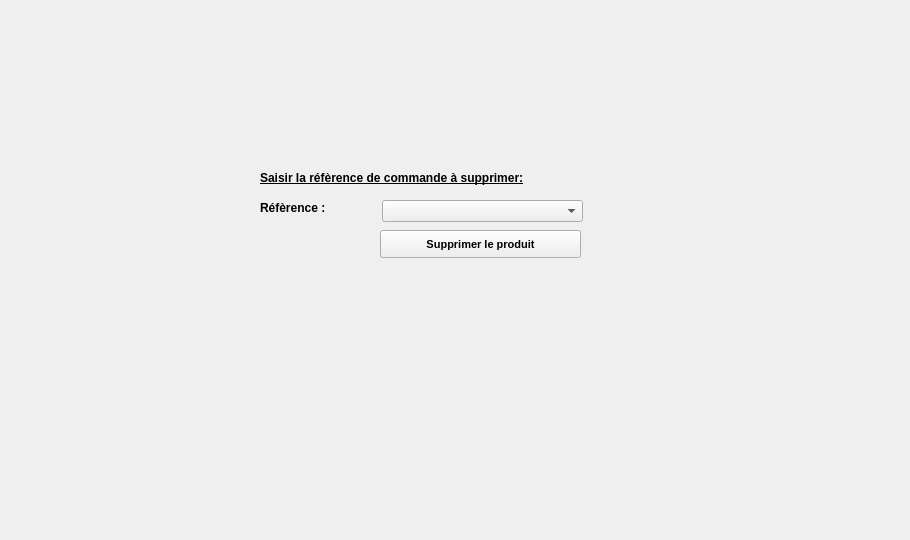
      <widget class="QWidget" name="tab_17">
       <attribute name="title">
        <string>Supprimer un commande</string>
       </attribute>
       <widget class="QLabel" name="backgound_6">
        <property name="geometry">
         <rect>
          <x>-10</x>
          <y>0</y>
          <width>901</width>
          <height>531</height>
         </rect>
        </property>
        <property name="text">
         <string/>
        </property>
       </widget>
       <widget class="QPushButton" name="supprimer_2">
        <property name="geometry">
         <rect>
          <x>380</x>
          <y>230</y>
          <width>201</width>
          <height>28</height>
         </rect>
        </property>
        <property name="font">
         <font>
          <pointsize>8</pointsize>
          <weight>75</weight>
          <bold>true</bold>
          <underline>false</underline>
         </font>
        </property>
        <property name="text">
         <string>Supprimer le produit</string>
        </property>
       </widget>
       <widget class="QLabel" name="reference_sup_2">
        <property name="geometry">
         <rect>
          <x>260</x>
          <y>200</y>
          <width>101</width>
          <height>16</height>
         </rect>
        </property>
        <property name="font">
         <font>
          <pointsize>9</pointsize>
          <weight>75</weight>
          <bold>true</bold>
          <underline>false</underline>
         </font>
        </property>
        <property name="text">
         <string>Réfèrence :</string>
        </property>
       </widget>
       <widget class="QLabel" name="label_28">
        <property name="geometry">
         <rect>
          <x>260</x>
          <y>170</y>
          <width>321</width>
          <height>16</height>
         </rect>
        </property>
        <property name="font">
         <font>
          <pointsize>9</pointsize>
          <weight>75</weight>
          <bold>true</bold>
          <underline>true</underline>
         </font>
        </property>
        <property name="text">
         <string>Saisir la réfèrence de commande à supprimer:</string>
        </property>
       </widget>
       <widget class="QComboBox" name="comboBox_s">
        <property name="geometry">
         <rect>
          <x>382</x>
          <y>200</y>
          <width>201</width>
          <height>22</height>
         </rect>
        </property>
       </widget>
      </widget>
